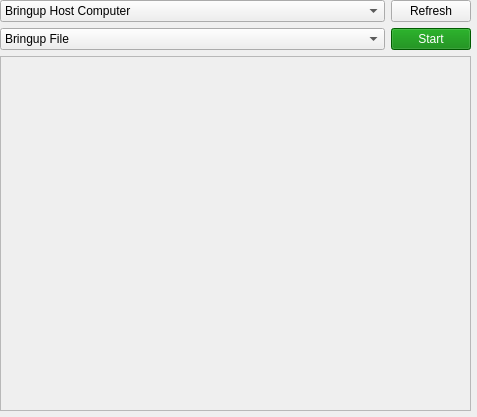
<?xml version="1.0" encoding="UTF-8"?>
<ui version="4.0">
 <class>Bringup</class>
 <widget class="QWidget" name="Bringup">
  <property name="geometry">
   <rect>
    <x>0</x>
    <y>0</y>
    <width>477</width>
    <height>417</height>
   </rect>
  </property>
  <property name="windowTitle">
   <string>Form</string>
  </property>
  <widget class="QWidget" name="verticalLayoutWidget">
   <property name="geometry">
    <rect>
     <x>0</x>
     <y>0</y>
     <width>471</width>
     <height>411</height>
    </rect>
   </property>
   <layout class="QVBoxLayout" name="verticalLayout">
    <item>
     <layout class="QGridLayout" name="gridLayout">
      <item row="0" column="1">
       <widget class="QPushButton" name="bringupRefresh">
        <property name="enabled">
         <bool>true</bool>
        </property>
        <property name="sizePolicy">
         <sizepolicy hsizetype="Fixed" vsizetype="Fixed">
          <horstretch>0</horstretch>
          <verstretch>0</verstretch>
         </sizepolicy>
        </property>
        <property name="text">
         <string>Refresh</string>
        </property>
       </widget>
      </item>
      <item row="1" column="1">
       <widget class="QPushButton" name="bringupStart">
        <property name="enabled">
         <bool>true</bool>
        </property>
        <property name="sizePolicy">
         <sizepolicy hsizetype="Fixed" vsizetype="Fixed">
          <horstretch>0</horstretch>
          <verstretch>0</verstretch>
         </sizepolicy>
        </property>
        <property name="styleSheet">
         <string notr="true">QPushButton {color: white; background: green;}
QPushButton:!enabled{color: white; background: rgb(100, 130, 110);}</string>
        </property>
        <property name="text">
         <string>Start</string>
        </property>
       </widget>
      </item>
      <item row="0" column="0">
       <widget class="QComboBox" name="bringupHost">
        <property name="sizePolicy">
         <sizepolicy hsizetype="MinimumExpanding" vsizetype="Fixed">
          <horstretch>0</horstretch>
          <verstretch>0</verstretch>
         </sizepolicy>
        </property>
        <property name="toolTip">
         <string>Bringup Host Computer</string>
        </property>
        <property name="autoFillBackground">
         <bool>true</bool>
        </property>
        <property name="currentText">
         <string>Bringup Host Computer</string>
        </property>
        <property name="sizeAdjustPolicy">
         <enum>QComboBox::AdjustToContents</enum>
        </property>
        <item>
         <property name="text">
          <string>Bringup Host Computer</string>
         </property>
        </item>
       </widget>
      </item>
      <item row="1" column="0">
       <widget class="QComboBox" name="bringupFile">
        <property name="sizePolicy">
         <sizepolicy hsizetype="MinimumExpanding" vsizetype="Fixed">
          <horstretch>0</horstretch>
          <verstretch>0</verstretch>
         </sizepolicy>
        </property>
        <property name="toolTip">
         <string>Bringup file to run</string>
        </property>
        <property name="autoFillBackground">
         <bool>true</bool>
        </property>
        <property name="sizeAdjustPolicy">
         <enum>QComboBox::AdjustToContents</enum>
        </property>
        <property name="minimumContentsLength">
         <number>0</number>
        </property>
        <item>
         <property name="text">
          <string>Bringup File</string>
         </property>
        </item>
       </widget>
      </item>
     </layout>
    </item>
    <item>
     <widget class="QScrollArea" name="scrollArea">
      <property name="widgetResizable">
       <bool>true</bool>
      </property>
      <widget class="QWidget" name="scrollAreaWidgetContents">
       <property name="geometry">
        <rect>
         <x>0</x>
         <y>0</y>
         <width>467</width>
         <height>343</height>
        </rect>
       </property>
      </widget>
     </widget>
    </item>
   </layout>
  </widget>
 </widget>
 <resources/>
 <connections/>
</ui>
